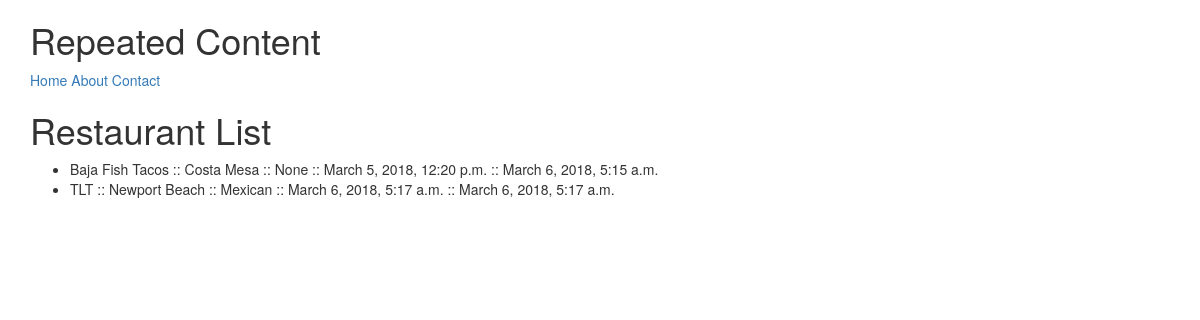
The app's page /restaurants, older data.
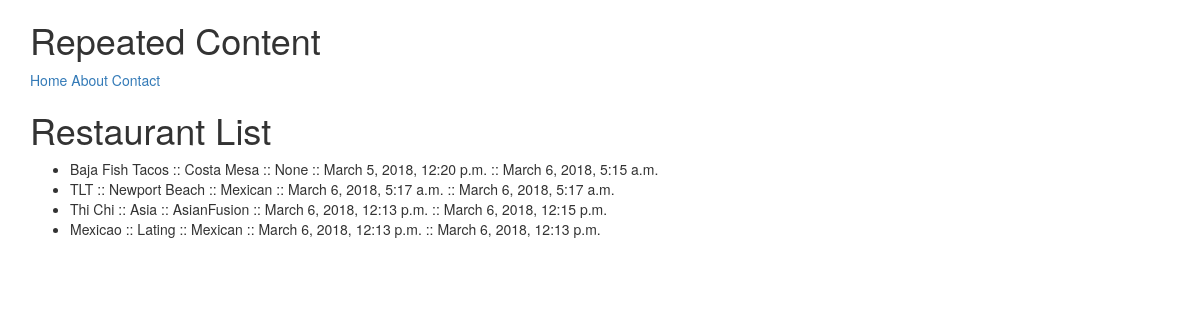
The same page, newer data.
### restaurants/models.py (models this page shows, shortened)
class RestaurantLocation(models.Model):
	name 			= models.CharField(max_length=120)
	location 		= models.CharField(max_length=120, null=True, blank=True)
	category 		= models.CharField(max_length=120, null=True, blank=True)
	timestamp 		= models.DateTimeField(auto_now_add=True)
	updated 		= models.DateTimeField(auto_now=True)

### restaurants/views.py (the view)
# urls.py: url(r'^restaurants$', RestaurantListView.as_view()),
class RestaurantListView(ListView):
	def get_queryset(self):
		slug = self.kwargs.get("slug")
		if(slug):
			queryset = RestaurantLocation.objects.filter(
				Q(category__iexact=slug) | Q(category__icontains=slug)
			)
		else:
			queryset = RestaurantLocation.objects.all()
		return queryset

### restaurants/templates/restaurants/restaurantlocation_list.html (shortened to what this page needs)
{% extends 'base.html' %}
	{% block content %}
		{% include 'snippets/nav.html' %}
		<h1>Restaurant List</h1>
		<ul>
		{% for obj in object_list %}
		<li>{{obj.name}} :: {{obj.location}} :: {{obj.category}} :: {{obj.timestamp}} :: {{obj.updated}}</li>
		{% endfor %}
		</ul>
	{% endblock content %}

### templates/base.html (shortened to what this page needs)
<html>
<head>
	{% include "snippets/css.html" %}
</head>
<body>
	<div class="container">
		<h1>Repeated Content</h1>
	</div>
	<div class="container">
		{% block content %}Base Content{% endblock content%}
	</div>
</body>
</html>

### templates/snippets/css.html (shortened to what this page needs)
<link href="https://maxcdn.bootstrapcdn.com/bootstrap/3.3.7/css/bootstrap.min.css" rel="stylesheet">

### templates/snippets/nav.html
<a href="/">Home</a>
<a href="/about">About</a>
<a href="/contact">Contact</a>

Row changes from the older to the newer data that the page shows:
added RestaurantLocation: name "Thi Chi", location "Asia", category "AsianFusion", timestamp "March 6, 2018, 12:13 p.m.", updated "March 6, 2018, 12:15 p.m."
added RestaurantLocation: name "Mexicao", location "Lating", category "Mexican", timestamp "March 6, 2018, 12:13 p.m.", updated "March 6, 2018, 12:13 p.m."
